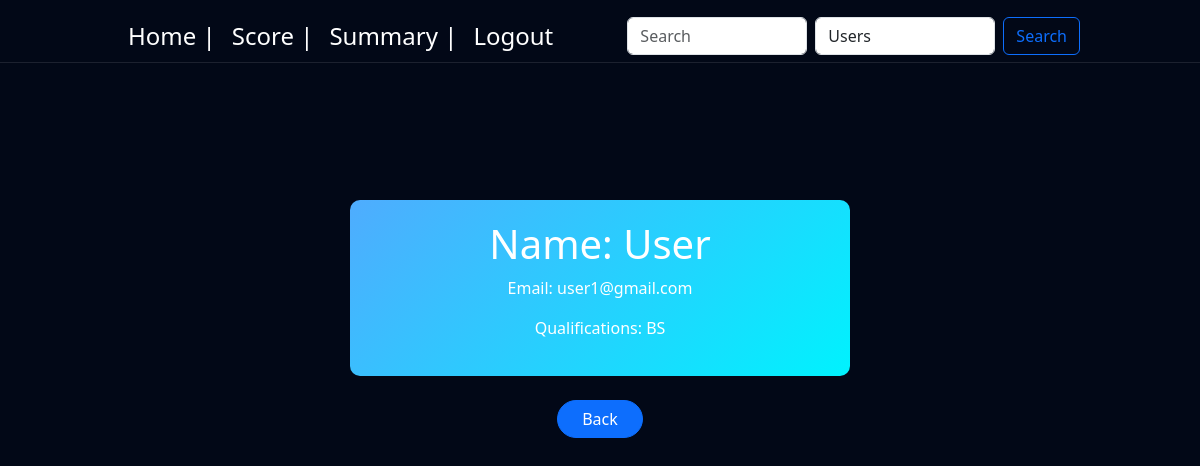
Page /user_profile/2 (signed in) on the committed database.
### controller/models.py (models this page shows, shortened)
class Role(db.Model):
    id = db.Column(db.Integer, primary_key=True, autoincrement=True)
    name = db.Column(db.String(50), nullable=False)

class User(db.Model, UserMixin):
    __tablename__ = 'user'
    user_id = db.Column(db.Integer, primary_key=True, autoincrement=True)
    user_email = db.Column(db.String(50), unique=True, nullable=False)
    password = db.Column(db.String(50), nullable=False)
    user_name = db.Column(db.String(50), nullable=False)
    user_qualification = db.Column(db.String(50), nullable=False)
    dob = db.Column(db.Date, nullable=False)
    roles = db.relationship('Role', secondary='user_role', backref='users', lazy=True)
    scores = db.relationship('Score', backref='user', lazy=True)
    @property
    def is_admin(self):
        return any(role.name == 'admin' for role in self.roles)

### controller/routes.py (the view)
@app.route('/user_profile/<int:user_id>', methods=['GET'])
@login_required
def user_profile(user_id):
    user = User.query.get_or_404(user_id)
    return render_template('user_profile.html', user=user)

### main.py (called while the page is built)
@login_manager.user_loader
def load_user(user_id):
    return User.query.get(int(user_id))

### templates/user_profile.html (shortened to what this page needs)
<!DOCTYPE html>
<html lang="en">
<head>
    <link href="https://cdn.jsdelivr.net/npm/bootstrap@5.3.3/dist/css/bootstrap.min.css" rel="stylesheet"
>
    <link rel="stylesheet" href="{{ url_for('static', filename='styles.css') }}">
</head>
<body>
    {% include 'navbar2.html' %}
    <div class="container mt-4">
        <center>
        <div class="profile-header text-center">
            <h1>Name: {{ user.user_name }}</h1>
            <p>Email: {{ user.user_email }}</p>
            <p>Qualifications: {{ user.user_qualification}}</p>
        </div>
        </div></center>
        <div class="mt-4 text-center">
            <a href="javascript:history.back()" class="btn btn-primary rounded-pill px-4">Back</a>
        </div>
</body>
</html>

### templates/navbar2.html (shortened to what this page needs)
<!DOCTYPE html>
<html lang="en">
<head>
</head>
<body>
    <nav class="navbar navbar-expand-lg fixed-top" style="padding: 0 108px; margin-top: 10px; margin-bottom: 15px;">
        <div class="container-fluid">
            <div class="collapse navbar-collapse" id="navbarSupportedContent">
                <ul class="navbar-nav me-auto mb-2 mb-lg-0">
                    <li class="nav-item">
                        <a class="nav-link active" aria-current="page" href="user_dashboard" style="font-size: x-large;">Home | </a>
                    </li>
                    <li class="nav-item">
                        <a class="nav-link" href="scores" style="font-size: x-large;">Score | </a>
                    </li>
                    <li class="nav-item">
                        <a class="nav-link" href="performance" style="font-size: x-large;">Summary | </a>
                    </li>
                    <li class="nav-item">
                        <a class="nav-link" href="logout" style="font-size: x-large;">Logout</a>
                    </li>
                </ul>
                <form class="d-flex" role="search" onsubmit="event.preventDefault(); performNavbarSearch();">
                    <input class="form-control me-2" type="search" id="navbarSearchQuery" placeholder="Search" aria-label="Search">
                    <select id="navbarSearchFilter" class="form-control me-2">
                        {% if current_user.is_admin %}
                            <option value="users">Users</option>
                        {% else %}
                            <option value="subjects">Subjects</option>
                            <option value="quizzes">Quizzes</option>
                        {% endif %}
                    </select>
                    <button class="btn btn-outline-primary" type="submit">Search</button>
                </form>
            </div>
        </div>
      </nav>
</body>
</html>

### static/styles.css (style rules this page uses)
html, body { height: 100%; margin: 0; padding: 0; overflow-x: auto; background: #020817 ; background-size: 400% 400%; backdrop-filter: blur(10px); scroll-behavior: smooth; }
.navbar { background: #020817 !important; backdrop-filter: blur(10px); border-bottom: 1px solid rgba(255, 255, 255, 0.1); }
.navbar .nav-link, .navbar-brand { color: white !important; }

### templates/user_profile.html (style rules this page uses)
.profile-header { margin-top: 200px; color: white; background: linear-gradient(135deg, #4facfe, #00f2fe); padding: 20px; border-radius: 10px; width: 500px; }

### rows in the picture
Role: name "Users"
User: user_name "User", user_email "user1@gmail.com", user_qualification "BS"
